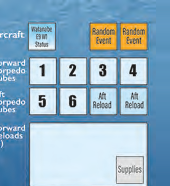
#> input picture photos/sub_j2_p2.png, 170 x 186 px, found by its file name; its folder holds 4 pictures in this run
$ python analyze_pieces_17.py
#> lines starting #> are read from the running program, lines starting #| are printed output that depends on the picture; after the words box and inside, x2 and y2 are one past the last pixel; in counts of white or black regions, pixels touching at a corner belong together
import cv2
import numpy as np

subs = [
    {"id": "j2", "name": "Junsen J. 2"},
    {"id": "c3", "name": "Type C. 3"},
    {"id": "type_a", "name": "Type A"},
    {"id": "sentoku", "name": "Sen-Toku (I-400)"},
    {"id": "j1m", "name": "Junsen J. 1M"},
    {"id": "type_a_mod", "name": "Type A Modified"},
    {"id": "type_b", "name": "Type B"},
    {"id": "type_b3", "name": "Type B. 3"},
    {"id": "type_c", "name": "Type C"},
    {"id": "kd6", "name": "Kaidai KD. 6"},
    {"id": "sentaka", "name": "Sen-Taka"},
    {"id": "j3", "name": "Junsen J. 3"},
    {"id": "kd3", "name": "Kaidai KD. 3"},
    {"id": "kd4", "name": "Kaidai KD. 4"},
    {"id": "kd7", "name": "Kaidai KD. 7"},
    {"id": "kiraisen", "name": "Kirai-Sen (Minelayer)"},
    {"id": "kd5", "name": "Kaidai KD. 5"}
]

p2_tiles = []
for s in subs:
    p2 = cv2.imread(f"photos/sub_{s['id']}_p2.png")
#> p2 is the input picture: shape (186, 170, 3); mean B, G, R 197.6, 176.7, 144
    p2 = cv2.resize(p2, (200, 150))
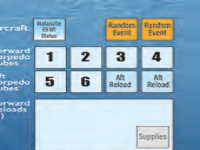
#> p2: shape (150, 200, 3); mean B, G, R 197.5, 176.6, 144
    cv2.putText(p2, s['name'], (5, 20), cv2.FONT_HERSHEY_SIMPLEX, 0.45, (0, 0, 255), 1)
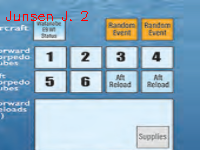
#> p2: shape (150, 200, 3); 0.5% of pixels changed, all inside (x1, y1, x2, y2) = (6, 11, 88, 21)
    p2_tiles.append(p2)
#> pass 2 of the loop `for s in subs:`:
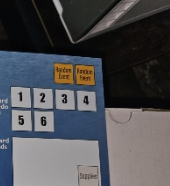
#> input picture photos/sub_c3_p2.png, 170 x 186 px, found by its file name
#> p2 is the input picture: shape (186, 170, 3); mean B, G, R 83.5, 79.5, 78.8
#> `p2 = cv2.resize(p2, (200, 150))`:
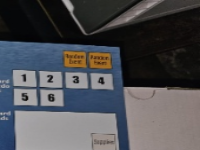
#> p2: shape (150, 200, 3); mean B, G, R 83.5, 79.4, 78.7
#> `cv2.putText(p2, s['name'], (5, 20), cv2.FONT_HERSHEY_SIMPLEX, 0.45, (0..`:
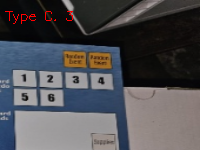
#> p2: shape (150, 200, 3); 0.42% of pixels changed, all inside (x1, y1, x2, y2) = (5, 11, 73, 24)
#> (the run stopped early here; a loop or call above may not have finished)
